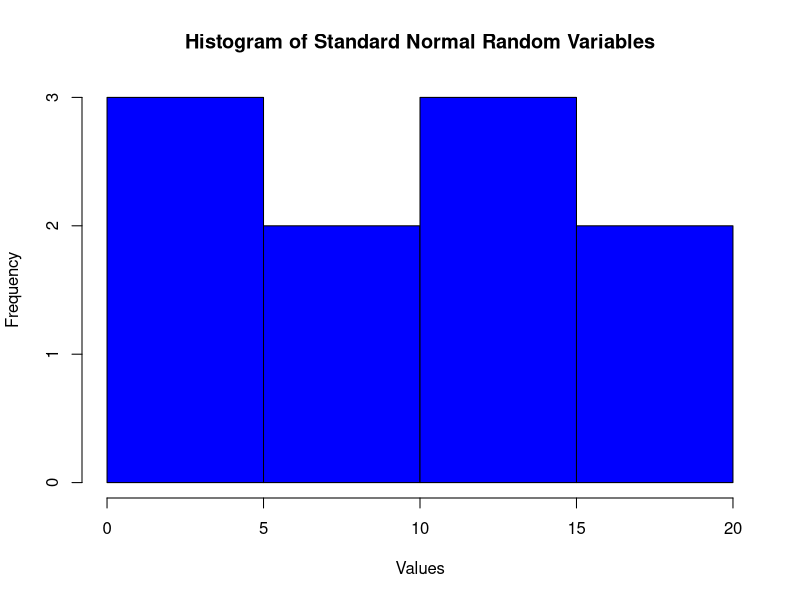

Reproduce this figure in R.
## ---- chunk 1
rm(list = ls())
library(ggplot2)
library(tidyverse)
## ---- chunk 2
x1 <- 2*1:5
x2 <- (2*1):5
x1
x2
## ---- chunk 3
x <- seq(1, 19, by = 2)
## ---- chunk 4
y <- c(-1,2,-3,4,-5)
z <- y[y > 0]
z
## ---- chunk 5
qchisq(0.95, df = 10)
## ---- chunk 6
set.seed(123)
xe <- rnorm(1000)

summary(xe)

mean_x <- mean(xe)
var_x <- var(xe)
mean_x
var_x

hist(x, main = "Histogram of Standard Normal Random Variables",
     xlab = "Values", ylab = "Frequency", col = "blue")
set.seed(NULL)
## ---- chunk 7
n <- 5
p <- 0.25
mean_x <- n * p
sd_x <- sqrt(n * p * (1 - p))

x1 <- 1.5
x2 <- 4.5

Z1 <- (x1 - mean_x) / sd_x
Z2 <- (x2 - mean_x) / sd_x

Z1
Z2

# Probability using standard normal distribution
prob_approx_with_correction <- pnorm(Z2) - pnorm(Z1)
prob_approx_with_correction
## ---- chunk 8
n <- 4
p <- 0.25

probtwo <- sum(dbinom(2:n, n, p))
probtwo
## ---- chunk 9
x <- 30.39
s <- 2.47
n <- 20
z <- 1.96

CI1 <- x - z*(s/sqrt(n))
CI2 <- x + z*(s/sqrt(n))

CI1
CI2
## ---- chunk 10
null_mean <- 30

# t-statistic calculation
t_stat <- (x - null_mean) / (s / sqrt(n))

# Degrees of freedom
df <- n - 1

# p-value for a one-tailed test
p_value <- pt(t_stat, df)

t_stat
p_value
